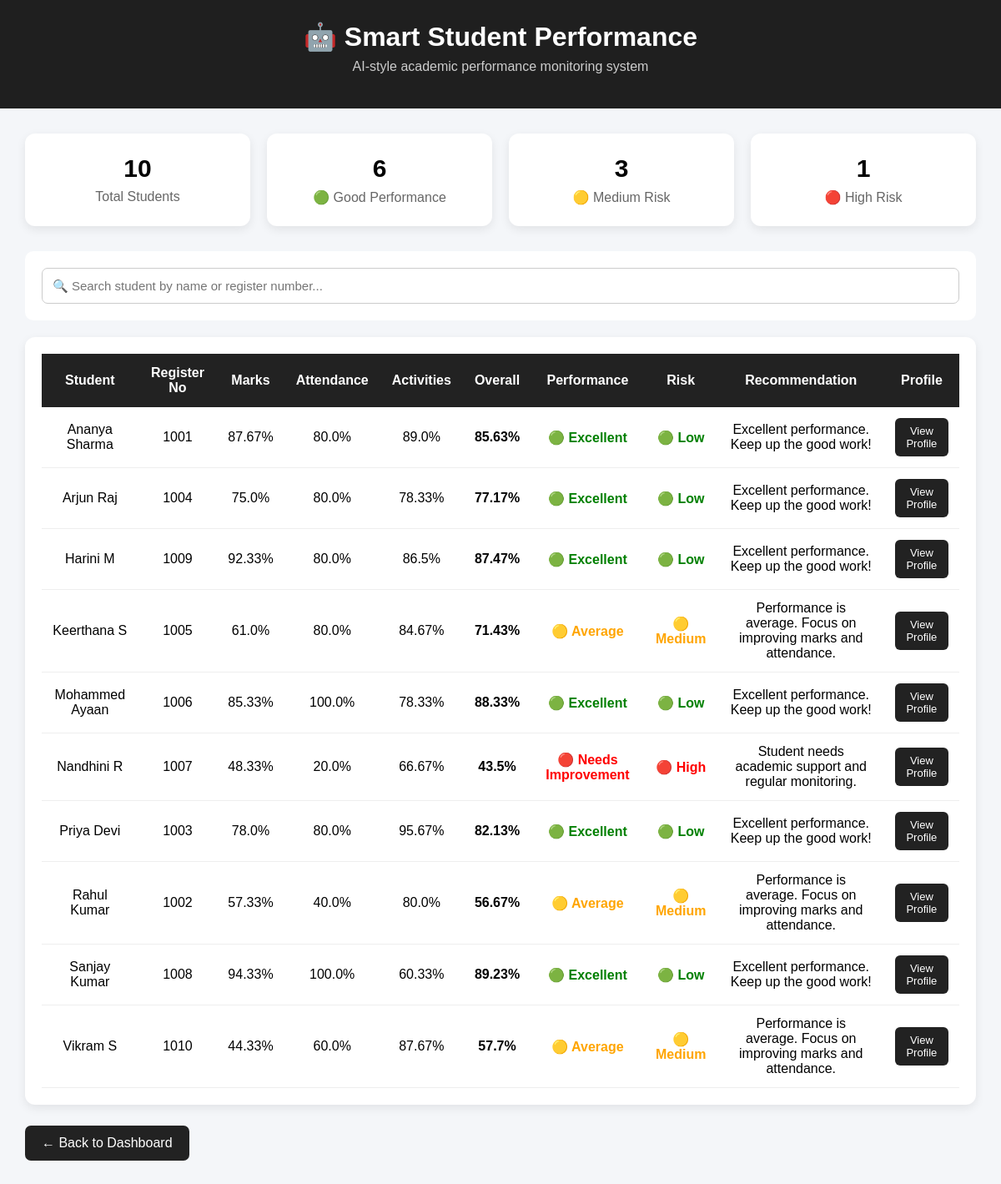
Page /performance (signed in) on the committed database.
### tables this page shows
CREATE TABLE students (
            id INTEGER PRIMARY KEY AUTOINCREMENT,
            name TEXT NOT NULL,
            reg_no TEXT UNIQUE NOT NULL,
            student_class TEXT NOT NULL,
            department TEXT DEFAULT 'CSE',
            year INTEGER DEFAULT 1
        );

### app.py (the view)
@app.route("/performance")
@role_required("admin", "faculty")
def performance():
    conn = get_db()
    students = conn.execute("""
        SELECT *
        FROM students
        ORDER BY name
    """).fetchall()
    performance_data = []
    for student in students:
        student_id = student["id"]
        marks = conn.execute("""
            SELECT

                AVG(internal_mark) AS internal,

                AVG(assignment_mark) AS assignment,

                AVG(quiz_mark) AS quiz

            FROM marks

            WHERE student_id = ?
        """, (
            student_id,
        )).fetchone()
        internal = (
            marks["internal"] or 0
        )
        assignment = (
            marks["assignment"] or 0
        )
        quiz = (
            marks["quiz"] or 0
        )
        marks_average = (
            internal +
            assignment +
            quiz
        ) / 3
        attendance = conn.execute("""
            SELECT

                COUNT(*) AS total,

                SUM(
                    CASE
                        WHEN status = 'Present'
                        THEN 1
                        ELSE 0
                    END
                ) AS present

            FROM attendance

            WHERE register_no = ?
        """, (
            student["reg_no"],
        )).fetchone()
        total_attendance = (
            attendance["total"] or 0
        )
        present = (
            attendance["present"] or 0
        )
        if total_attendance > 0:
            attendance_percentage = (
                present /
                total_attendance
            ) * 100
        else:
            attendance_percentage = 0
        activity = conn.execute("""
            SELECT

                AVG(score) AS activity_average

            FROM activities

            WHERE student_id = ?
        """, (
            student_id,
        )).fetchone()
        activity_average = (
            activity["activity_average"] or 0
        )
        overall = (
            marks_average * 0.50
            +
            attendance_percentage * 0.30
            +
            activity_average * 0.20
        )
        if overall >= 75:
            risk = "Low"
            recommendation = (
                "Excellent performance. "
                "Keep up the good work!"
            )
        elif overall >= 50:
            risk = "Medium"
            recommendation = (
                "Performance is average. "
                "Focus on improving marks "
                "and attendance."
            )
        else:
            risk = "High"
            recommendation = (
                "Student needs academic "
                "support and regular monitoring."
            )
        performance_data.append({
            "id":
                student["id"],
            "name":
                student["name"],
            "reg_no":
                student["reg_no"],
            "marks":
                round(
                    marks_average,
                    2
                ),
            "attendance":
                round(
                    attendance_percentage,
                    2
                ),
            "activities":
                round(
                    activity_average,
                    2
                ),
            "overall":
                round(
                    overall,
                    2
                ),
            "risk":
                risk,
            "recommendation":
                recommendation
        })
    conn.close()
    return render_template(
        "performance.html",
        performance=performance_data
    )

### app.py (called while the page is built, shortened)
def get_db():
    conn = sqlite3.connect(DATABASE)
    conn.row_factory = sqlite3.Row
    conn.execute("PRAGMA foreign_keys = ON")
    return conn

def role_required(*allowed_roles):
    def decorator(function):
        @wraps(function)
        def wrapper(*args, **kwargs):
            if not session.get("logged_in"):
                return redirect("/login")
            return function(*args, **kwargs)
        return wrapper
    return decorator

### templates/performance.html (shortened to what this page needs)
<!DOCTYPE html>
<html>
<head>
</head>
<body>
<div class="header">
    <h1>🤖 Smart Student Performance</h1>
    <p>
        AI-style academic performance monitoring system
    </p>
</div>
<div class="container">
    <div class="cards">
        <div class="card">
            <h2 id="totalStudents">0</h2>
            <p>Total Students</p>
        </div>
        <div class="card">
            <h2 id="goodStudents">0</h2>
            <p>🟢 Good Performance</p>
        </div>
        <div class="card">
            <h2 id="mediumStudents">0</h2>
            <p>🟡 Medium Risk</p>
        </div>
        <div class="card">
            <h2 id="highStudents">0</h2>
            <p>🔴 High Risk</p>
        </div>
    </div>
    <div class="search-box">
        <input
            type="text"
            id="searchInput"
            placeholder="🔍 Search student by name or register number..."
            onkeyup="searchStudent()"
        >
    </div>
    <div class="table-box">
        <table id="performanceTable">
            <thead>
                <tr>
                    <th>Student</th>
                    <th>Register No</th>
                    <th>Marks</th>
                    <th>Attendance</th>
                    <th>Activities</th>
                    <th>Overall</th>
                    <th>Performance</th>
                    <th>Risk</th>
                    <th>Recommendation</th>
                    <th>Profile</th>
                </tr>
            </thead>
            <tbody>
                {% for student in performance %}
                <tr>
                    <td>
                        {{ student.name }}
                    </td>
                    <td>
                        {{ student.reg_no }}
                    </td>
                    <td>
                        {{ student.marks }}%
                    </td>
                    <td>
                        {{ student.attendance }}%
                    </td>
                    <td>
                        {{ student.activities }}%
                    </td>
                    <td>
                        <strong>
                            {{ student.overall }}%
                        </strong>
                    </td>
                    <td>
                        {% if student.overall >= 75 %}
                            <span class="excellent">
                                🟢 Excellent
                            </span>
                        {% elif student.overall >= 50 %}
                            <span class="average">
                                🟡 Average
                            </span>
                        {% else %}
                            <span class="poor">
                                🔴 Needs Improvement
                            </span>
                        {% endif %}
                    </td>
                    <td>
                        {% if student.risk == "Low" %}
                            <span class="low">
                                🟢 Low
                            </span>
                        {% elif student.risk == "Medium" %}
                            <span class="medium">
                                🟡 Medium
                            </span>
                        {% else %}
                            <span class="high">
                                🔴 High
                            </span>
                        {% endif %}
                    </td>
                    <td>
                        {{ student.recommendation }}
                    </td>
                    <td>
                        <a
                            href="/student_profile/{{ student.id }}"
                            class="profile-btn"
                        >
                            View Profile
                        </a>
                    </td>
                </tr>
                {% endfor %}
            </tbody>
        </table>
    </div>
    <a href="/dashboard" class="back">
        ← Back to Dashboard
    </a>
</div>
</body>
</html>

### templates/performance.html (style rules this page uses)
* { box-sizing: border-box; }
body { margin: 0; font-family: Arial, sans-serif; background: #f4f6f9; }
.header { background: #1f1f1f; color: white; padding: 25px; text-align: center; }
.header h1 { margin: 0; }
.header p { margin-top: 8px; color: #ccc; }
.container { width: 95%; max-width: 1400px; margin: 30px auto; }
.cards { display: grid; grid-template-columns: repeat(4, 1fr); gap: 20px; margin-bottom: 30px; }
.card { background: white; padding: 25px; border-radius: 12px; box-shadow: 0 4px 12px rgba(0,0,0,0.08); text-align: center; }
.card h2 { margin: 0; font-size: 30px; }
.card p { margin: 8px 0 0; color: #666; }
.search-box { background: white; padding: 20px; border-radius: 10px; margin-bottom: 20px; }
.search-box input { width: 100%; padding: 12px; border: 1px solid #ccc; border-radius: 7px; font-size: 15px; }
.table-box { background: white; padding: 20px; border-radius: 12px; overflow-x: auto; box-shadow: 0 4px 12px rgba(0,0,0,0.08); }
table { width: 100%; border-collapse: collapse; min-width: 1100px; }
th { background: #222; color: white; padding: 14px; text-align: center; }
td { padding: 13px; text-align: center; border-bottom: 1px solid #eee; }
.low { color: green; font-weight: bold; }
.medium { color: orange; font-weight: bold; }
.high { color: red; font-weight: bold; }
.excellent { color: green; font-weight: bold; }
.average { color: orange; font-weight: bold; }
.poor { color: red; font-weight: bold; }
.profile-btn { display: inline-block; padding: 8px 12px; background: #222; color: white; text-decoration: none; border-radius: 6px; font-size: 13px; }
.back { display: inline-block; margin-top: 25px; padding: 12px 20px; background: #222; color: white; text-decoration: none; border-radius: 7px; }

### rows in the picture
students: name "Ananya Sharma", reg_no "1001", marks "87.67", attendance "80.0", activities "89.0", overall "85.63", shows "🟢 Excellent", shows "🟢 Low", recommendation "Excellent performance. Keep up the good work!"
students: name "Arjun Raj", reg_no "1004", marks "75.0", attendance "80.0", activities "78.33", overall "77.17", shows "🟢 Excellent", shows "🟢 Low", recommendation "Excellent performance. Keep up the good work!"
students: name "Harini M", reg_no "1009", marks "92.33", attendance "80.0", activities "86.5", overall "87.47", shows "🟢 Excellent", shows "🟢 Low", recommendation "Excellent performance. Keep up the good work!"
students: name "Keerthana S", reg_no "1005", marks "61.0", attendance "80.0", activities "84.67", overall "71.43", shows "🟡 Average", shows "🟡 Medium", recommendation "Performance is average. Focus on improving marks and attendance."
students: name "Mohammed Ayaan", reg_no "1006", marks "85.33", attendance "100.0", activities "78.33", overall "88.33", shows "🟢 Excellent", shows "🟢 Low", recommendation "Excellent performance. Keep up the good work!"
students: name "Nandhini R", reg_no "1007", marks "48.33", attendance "20.0", activities "66.67", overall "43.5", shows "🔴 Needs Improvement", shows "🔴 High", recommendation "Student needs academic support and regular monitoring."
students: name "Priya Devi", reg_no "1003", marks "78.0", attendance "80.0", activities "95.67", overall "82.13", shows "🟢 Excellent", shows "🟢 Low", recommendation "Excellent performance. Keep up the good work!"
students: name "Rahul Kumar", reg_no "1002", marks "57.33", attendance "40.0", activities "80.0", overall "56.67", shows "🟡 Average", shows "🟡 Medium", recommendation "Performance is average. Focus on improving marks and attendance."
students: name "Sanjay Kumar", reg_no "1008", marks "94.33", attendance "100.0", activities "60.33", overall "89.23", shows "🟢 Excellent", shows "🟢 Low", recommendation "Excellent performance. Keep up the good work!"
students: name "Vikram S", reg_no "1010", marks "44.33", attendance "60.0", activities "87.67", overall "57.7", shows "🟡 Average", shows "🟡 Medium", recommendation "Performance is average. Focus on improving marks and attendance."
